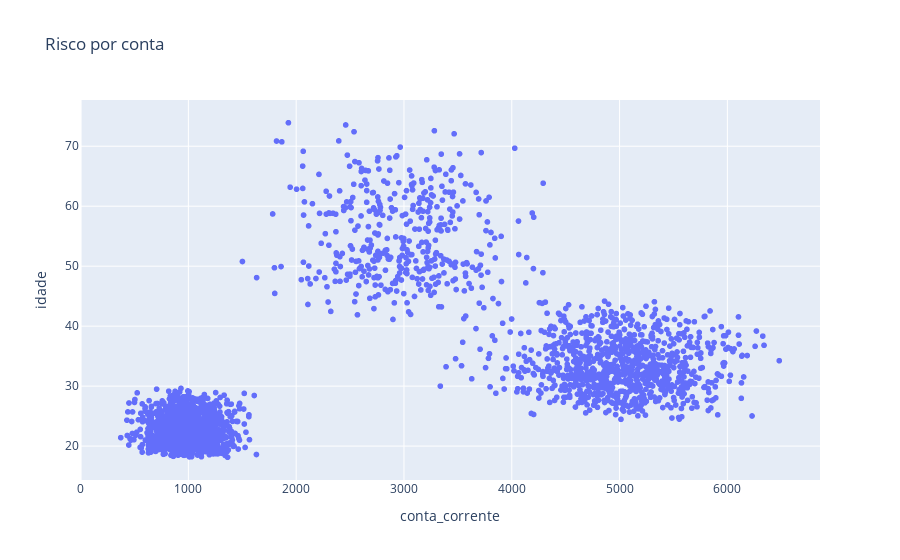

Notebook source saved alongside this figure:
### Code cell
x = df['conta_corrente']
y = df['idade']

fig = px.scatter(df,x=x,y=y,title='Risco por conta ')
fig.show()

### Figure 1 — Plotly figure (JSON) as saved in the notebook; plotly's stock layout.template omitted (floating-point values rounded to 4 significant figures; data arrays with more than 128 entries replaced by an {"elided": "..."} marker saying what was removed)
{"data": [{"hovertemplate": "conta_corrente=%{x}<br>idade=%{y}<extra></extra>", "legendgroup": "", "marker": {"color": "#636efa", "symbol": "circle"}, "mode": "markers", "name": "", "showlegend": false, "type": "scattergl", "x": {"elided": "2500 float values"}, "xaxis": "x", "y": {"elided": "2500 float values"}, "yaxis": "y"}], "layout": {"legend": {"tracegroupgap": 0}, "title": {"text": "Risco por conta "}, "xaxis": {"anchor": "y", "domain": [0, 1], "title": {"text": "conta_corrente"}}, "yaxis": {"anchor": "x", "domain": [0, 1], "title": {"text": "idade"}}}}
